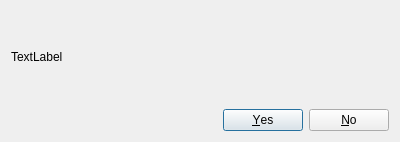
<?xml version="1.0" encoding="UTF-8"?>
<ui version="4.0">
 <class>ConfirmDialog</class>
 <widget class="QDialog" name="ConfirmDialog">
  <property name="geometry">
   <rect>
    <x>0</x>
    <y>0</y>
    <width>400</width>
    <height>142</height>
   </rect>
  </property>
  <property name="windowTitle">
   <string>Confirm Action</string>
  </property>
  <layout class="QVBoxLayout" name="verticalLayout">
   <item>
    <widget class="QLabel" name="label">
     <property name="text">
      <string>TextLabel</string>
     </property>
    </widget>
   </item>
   <item>
    <widget class="QDialogButtonBox" name="buttonBox">
     <property name="orientation">
      <enum>Qt::Horizontal</enum>
     </property>
     <property name="standardButtons">
      <set>QDialogButtonBox::No|QDialogButtonBox::Yes</set>
     </property>
    </widget>
   </item>
  </layout>
 </widget>
 <resources/>
 <connections/>
</ui>
